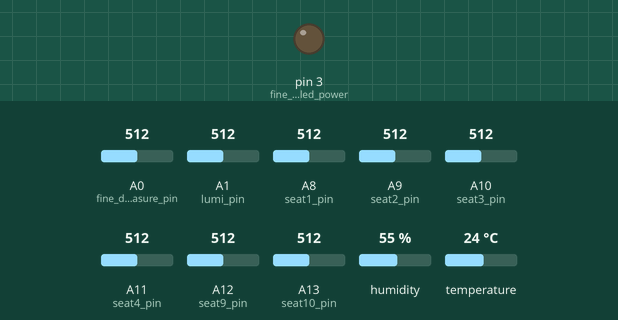
The sketch below on a simulated Arduino Mega 2560, built for the host (arithmetic inside an expression is 32-bit, double 64-bit). Parts: output pins drawn as LEDs (lit = HIGH). The inputs (shaded band) are chosen by the test bench; at power-on: A0 (fine_dust_measure_pin) = 512, A1 (lumi_pin) = 512, A8 (seat1_pin) = 512, A9 (seat2_pin) = 512, A10 (seat3_pin) = 512, A11 (seat4_pin) = 512, A12 (seat9_pin) = 512, A13 (seat10_pin) = 512, humidity 55 %, temperature 24 °C. WiFi joins after 1.5 s; servers stay silent unless stated; what the sketch prints to the serial monitor is not drawn.

Above: at 1.6 s.
At 3.6 s:
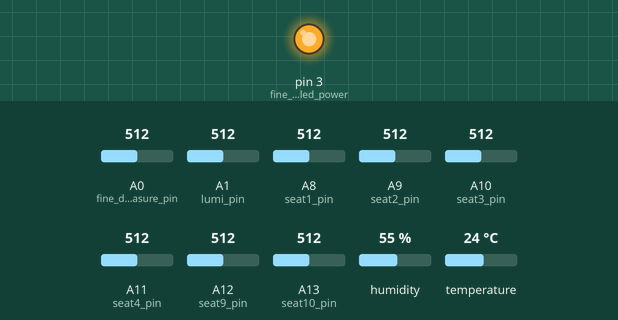
Timing chart, 0 to 5.1 s (numbered marks = the images above):
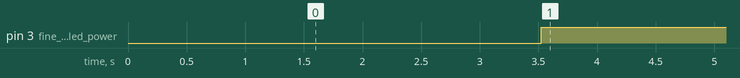

The sketch:

SmartCafeSensing.ino
```cpp
#include <dht.h>
#include <SoftwareSerial.h>
#include <SPI.h>
#include <Ethernet.h>

dht DHT;//make an instance for reading temp and humidity

byte mac[] = { 0xDE, 0xAD, 0xBE, 0xEF, 0xFE, 0xED };
IPAddress server(104, 196, 137, 191); // smart cafe's server IP address
char cafeServer[] = "104. 196. 137. 191";

IPAddress ip(192, 168, 0, 177);

EthernetClient client;

//Measure pins
//Temp and humitity reading pins
int temp_and_humidity_pin = 2;

//Fine dust reading pins
int fine_dust_led_power   = 3;
int fine_dust_measure_pin = A0;
//----------------------------------

//Luminance reading pin
int lumi_pin = A1;

//pressure reading pins
int seat1_pin = A8;
int seat2_pin = A9;
int seat3_pin = A10;
int seat4_pin = A11;
int seat9_pin = A12;
int seat10_pin = A13;

//sensors reading synchronizer
unsigned long time_previous[2],
              time_current[2];//0 is for temp and humidity reading, 1 is for fine dust readings

unsigned long fine_dust_reading_interval = 1000 /*1 second*/  * 1;
unsigned long temp_and_humidity_reading_interval = fine_dust_reading_interval + 500;

int steps = 0;
//----------------------------------

//values to be readed
double temperature,
       humidity,
       dust_density,
       luminance,
       seat1_pressure,
       seat2_pressure,
       seat3_pressure,
       seat4_pressure,
       seat9_pressure,
       seat10_pressure;
//----------------------------------


void setup(){
  Serial.begin(9600);
  while (!Serial) {
    ; // wait for serial port to connect. Needed for native USB port only
  }

  // start the Ethernet connection :
  if (Ethernet.begin(mac) == 0) {
    Serial.println("Failed to configure Ethernet using DHCP");
    // trying to configure using IP address instaed of DHCP:
    Ethernet.begin(mac, ip);
  }

  /*
  // give the Ethernet shield a second to initialize
  delay(1000);
  Serial.println("connecting...");


  // if you get a connection, report back via serial:
  if (client.connect(server, 80)) {
    Serial.println("connected");
  }
  */

  time_previous[0] = millis();
  time_previous[1] = millis();
  //fine dust sensor
  pinMode(fine_dust_led_power,OUTPUT);
}


void loop()
{
  // Fine dust reading
  time_current[0] = millis();
  if (time_current[0] - time_previous[0] >= fine_dust_reading_interval) {
        time_previous[0] = time_current[0];
        dust_density = fine_dust_sensor_measurments(fine_dust_measure_pin, fine_dust_led_power);
        //mySerial.println(dust_density);
        steps++;
   }//end Fine dust reading

  //Temp and Humidity reading
  int chk = DHT.read11(temp_and_humidity_pin);
  time_current[1] = millis();
  temperature = check_temperature();
  delay(1500);
  humidity = check_humidity();
  if (time_current[1] - time_previous[1] >= temp_and_humidity_reading_interval) {
        time_previous[1] = time_current[1];
        steps++;
   }//end Temp and Humidity reading

   delay(500);
   luminance = check_luminance();

   seat1_pressure = check_seat_pressure(seat1_pin);
   seat2_pressure = check_seat_pressure(seat2_pin);
   seat3_pressure = check_seat_pressure(seat3_pin);
   seat4_pressure = check_seat_pressure(seat4_pin);
   seat9_pressure = check_seat_pressure(seat9_pin);
   seat10_pressure = check_seat_pressure(seat10_pin);

   //printing out the readed values
   if(steps == 2){
      Serial.println("**************************************");
      Serial.println("Temperature = " + String(temperature) + "%");

      Serial.println("Humidity = " + String(humidity) + "%");

      Serial.println("Dust Density (ug/m^3): " + String(dust_density));

      Serial.println("Luminance = " + String(luminance) + "%");

      Serial.println("Seat 1's pressure = " + String(seat1_pressure));
      Serial.println("Seat 2's pressure = " + String(seat2_pressure));
      Serial.println("Seat 3's pressure = " + String(seat3_pressure));
      Serial.println("Seat 4's pressure = " + String(seat4_pressure));
      Serial.println("Seat 9's pressure = " + String(seat9_pressure));
      Serial.println("Seat 10's pressure = " + String(seat10_pressure));

        // create a URI for the request (luminance, humidity, temperature, fine dust)

        if (client.connect(server, 80)) {
          Serial.println("Connected to sensor insert page...");
            client.print("GET /main/sensorInsert.php?");
            client.print("light=");
            client.print(luminance);
            client.print("&");
            client.print("humid=");
            client.print(humidity);
            client.print("&");
            client.print("tempe=");
            client.print(temperature);
            client.print("&");
            client.print("finedust=");
            client.println(dust_density);

            client.println(" HTTP/1.1");
            client.println("Host: 104.196.137.191");
            client.println("Connection: close");
            client.println();
            client.println();
            Serial.println("Transfer from sensor insert page is terminated.");
            client.stop();
        }
        else {
          Serial.println("Connection to sensor insert page is failed.");
        }


        if (client.connect(server, 80)) {
          Serial.println("Connected to seat insert page...");
            client.print("GET /main/seatInsert.php?");
            client.print("c1=");
            client.print(seat1_pressure);
            client.print("&");
            client.print("c2=");
            client.print(seat2_pressure);
            client.print("&");
            client.print("c3=");
            client.print(seat3_pressure);
            client.print("&");
            client.print("c4=");
            client.print(seat4_pressure);
            client.print("&");
            client.print("c9=");
            client.print(seat9_pressure);
            client.print("&");
            client.print("c10=");
            client.println(seat10_pressure);

            client.println(" HTTP/1.1");
            client.println("Host: 109.196.137.191");
            client.println("Connection: close");
            client.println();
            client.println();
            Serial.println("Transer from seat insert page is terminated.");
            client.stop();
        }
        else {
          Serial.println("Connection to seat insert page is failed.");
        }

      steps = 0;
   }
}//end void loop

//temperature check
double check_temperature(){
  double read_temperature = DHT.temperature;
  return read_temperature;
}

//humidity check
double check_humidity(){
  //int chk = DHT.read11(check_pin);
  double read_humidity = DHT.humidity;
  return read_humidity;
}

//fine dust check
double fine_dust_sensor_measurments(int measurePin, int ledPower){
  unsigned int samplingTime = 280;
  unsigned int deltaTime = 40;
  unsigned int sleepTime = 9680;

  double voMeasured = 0;
  double calcVoltage = 0;
  double dustDensity = 0;

  digitalWrite(ledPower, LOW);
  delayMicroseconds(samplingTime);

  voMeasured = analogRead(measurePin);

  delayMicroseconds(deltaTime);
  digitalWrite(ledPower,HIGH);
  delayMicroseconds(sleepTime);

  calcVoltage = voMeasured*(5.0/1024);
  dustDensity = 1000.0 * (0.17*calcVoltage-0.1);//dust ensity in ug/m^3

  if (dustDensity < 0)
  {
    dustDensity = 0.00;
  }

  return dustDensity;
}


double check_luminance() {
  double read_luminance = analogRead(A1);
  double luminance_percent = map(read_luminance, 0, 1024, 0, 100);
  return luminance_percent;
}

double check_seat_pressure(int seat_pin) {
  double pressure = 0;
  double read_pressure = analogRead(seat_pin);
  //double mfsr_r18 = map(read_pressure, 0, 1024, 0, 255);
  if (read_pressure > 15) {
    pressure = 1;
  }
  else {
    pressure = 0;
  }
  return pressure;
}
```

Measured:
- by itself, pin 3 (fine_dust_led_power): LOW → HIGH at 3.5 s
